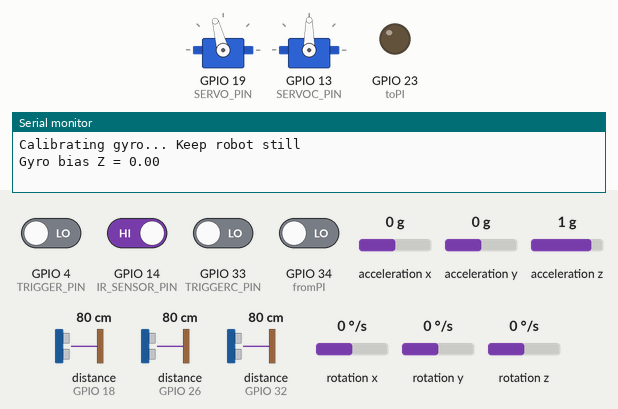
Recording of a sketch running on a simulated ESP32. Parts: 2 × servo, output pins drawn as LEDs (lit = HIGH), the last lines printed to the serial monitor. Wiring (inferred from the names in the program): 3 × ultrasonic range finder: trigger GPIO 5, echo GPIO 18 / trigger GPIO 25, echo GPIO 26 / trigger GPIO 27, echo GPIO 32. Dashed ring = blinking. The inputs (shaded band) are chosen by the test bench; at power-on: GPIO 14 (IR_SENSOR_PIN) HIGH, GPIO 4 (TRIGGER_PIN), GPIO 33 (TRIGGERC_PIN), GPIO 34 (fromPI) LOW, distance to the obstacle (sensors on GPIO 18, GPIO 26, GPIO 32) 80 cm, acceleration x 0 g, acceleration y 0 g, acceleration z 1 g, rotation x 0 °/s, rotation y 0 °/s, rotation z 0 °/s. The echo pulse lasts 58.3 µs per cm; pins used as bus, display or sensor lines are not drawn.

Above: at 7.8 s.
7.9 s: distance to the obstacle (sensor on GPIO 18) set to 44 cm
At 8.26 s:
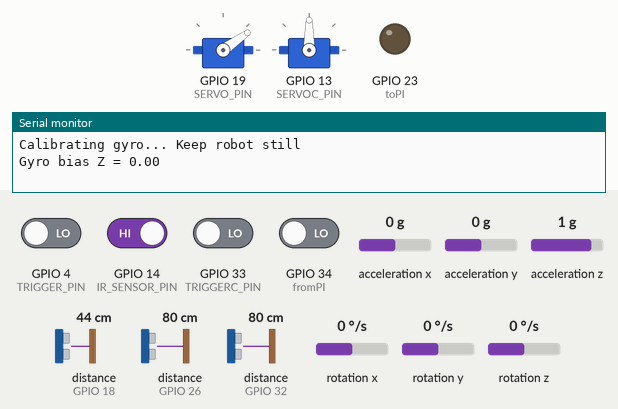
10.9 s: distance to the obstacle (sensor on GPIO 18) set to 37 cm
At 11.5 s:
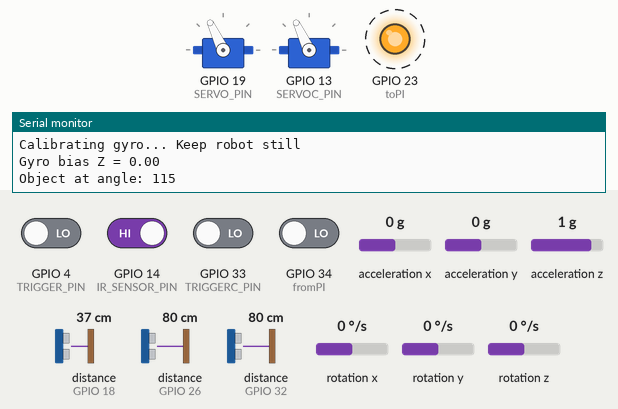
13.9 s: distance to the obstacle (sensor on GPIO 26) set to 250 cm
16.9 s: GPIO 4 (TRIGGER_PIN) driven HIGH
At 17.9 s:
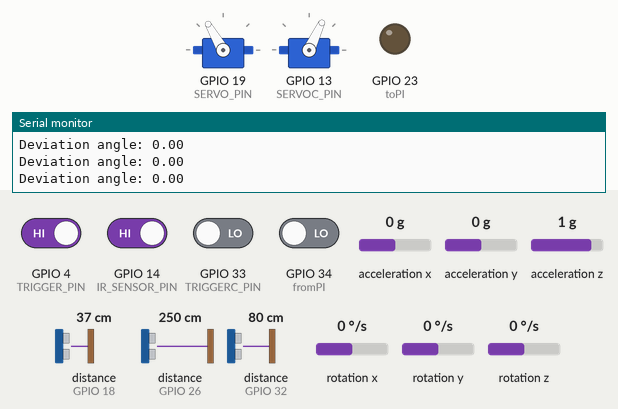
19.9 s: distance to the obstacle (sensor on GPIO 32) set to 2 cm
At 20.7 s:
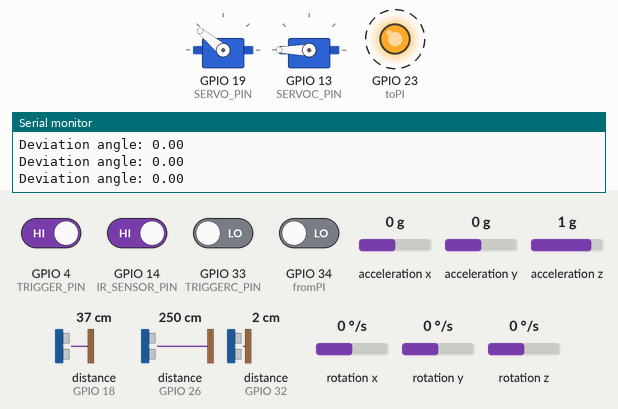
22.9 s: GPIO 33 (TRIGGERC_PIN) driven HIGH
Timing chart, 0 to 28.7 s (numbered marks = the images above; inputs shaded):
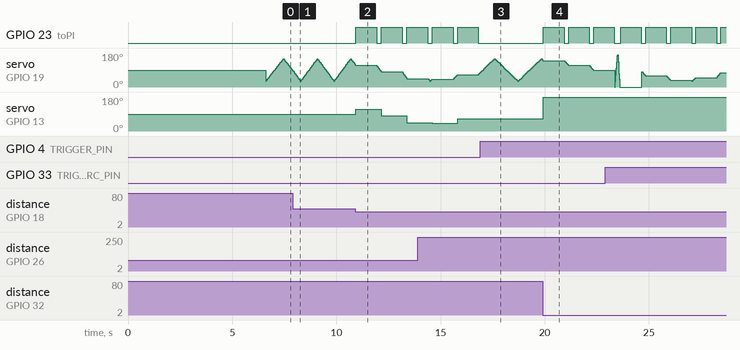

The sketch:

2613_BotDesignChallenge_ESPKriti.ino
```cpp
#include <ESP32Servo.h>
#include <Wire.h>
#include <MPU6050.h>

// --- ORIGINAL PINS ---
#define TRIG 5
#define ECHO 18
#define SERVO_PIN 19
#define TRIGGER_PIN 4

// --- NEW PINS ---
#define TRIGL 25
#define ECHOL 26
#define TRIGR 27
#define ECHOR 32
#define SERVOC_PIN 13
#define TRIGGERC_PIN 33
#define IR_SENSOR_PIN 14
#define toPI 23
#define fromPI 34
// ----------------

bool lastTriggerState = LOW;
bool lastTriggerStateC = LOW;
unsigned long lastCameraMoveTime = 0; // Tracks the 100ms cooldown

MPU6050 mpu;
Servo radarServo;
Servo cameraServo;

HardwareSerial ArduinoSerial(2);   // UART2

bool tracking = false;

float rawAngle = 0;
float smoothAngle = 0;

float gyroBiasZ = 0;

unsigned long prevTime;
unsigned long lastPrint = 0;

TaskHandle_t Task1;
TaskHandle_t Task2;

void setup() {

  Serial.begin(115200);         // PC Serial Monitor
  ArduinoSerial.begin(9600, SERIAL_8N1, 16, 17);
  // RX = GPIO16, TX = GPIO17

  radarServo.attach(SERVO_PIN);
  cameraServo.attach(SERVOC_PIN);

  pinMode(TRIG, OUTPUT);
  pinMode(ECHO, INPUT);
  pinMode(TRIGR, OUTPUT);
  pinMode(ECHOR, INPUT);
  pinMode(TRIGL, OUTPUT);
  pinMode(ECHOL, INPUT);
  pinMode(TRIGGER_PIN, INPUT);
  pinMode(TRIGGERC_PIN, INPUT);
  pinMode(IR_SENSOR_PIN, INPUT);
  pinMode(toPI, OUTPUT);
  pinMode(fromPI, INPUT);

  Wire.begin();
  mpu.initialize();

  delay(1000);

  // -------- GYRO CALIBRATION --------
  Serial.println("Calibrating gyro... Keep robot still");

  long sum = 0;

  for(int i = 0; i < 1000; i++)
  {
    int16_t ax,ay,az,gx,gy,gz;
    mpu.getMotion6(&ax,&ay,&az,&gx,&gy,&gz);

    sum += gz;
    delay(2);
  }

  gyroBiasZ = (sum / 1000.0) / 131.0;

  Serial.print("Gyro bias Z = ");
  Serial.println(gyroBiasZ);

  // -------- TASKS --------
  xTaskCreatePinnedToCore(
    imu,
    "IMU",
    10000,
    NULL,
    1,
    &Task1,
    0);

  xTaskCreatePinnedToCore(
    radar,
    "RADAR",
    10000,
    NULL,
    1,
    &Task2,
    1);
}

void loop() {}

long getDistance() {

  digitalWrite(TRIG, LOW);
  delayMicroseconds(2);

  digitalWrite(TRIG, HIGH);
  delayMicroseconds(10);

  digitalWrite(TRIG, LOW);

  long duration = pulseIn(ECHO, HIGH);

  return duration * 0.034 / 2;
}

long getDistanceR() {

  digitalWrite(TRIGR, LOW);
  delayMicroseconds(2);

  digitalWrite(TRIGR, HIGH);
  delayMicroseconds(10);

  digitalWrite(TRIGR, LOW);

  long duration = pulseIn(ECHOR, HIGH);

  return duration * 0.034 / 2;
}

long getDistanceL() {

  digitalWrite(TRIGL, LOW);
  delayMicroseconds(2);

  digitalWrite(TRIGL, HIGH);
  delayMicroseconds(10);

  digitalWrite(TRIGL, LOW);

  long duration = pulseIn(ECHOL, HIGH);

  return duration * 0.034 / 2;
}


void imu(void * parameter) {

  while(true) {

    int triggerState = digitalRead(TRIGGER_PIN);

    // Trigger pressed
    if (triggerState == HIGH && lastTriggerState == LOW) {

      resetAll();
      startTracking();
    }

    // Trigger released
    if (triggerState == LOW && lastTriggerState == HIGH) {

      stopTracking();
    }

    lastTriggerState = triggerState;

    if (tracking) {
      readIMU();
    }

    vTaskDelay(pdMS_TO_TICKS(10));
  }
}

void startTracking() {

  tracking = true;

  rawAngle = 0;
  smoothAngle = 0;

  prevTime = millis();
}

void stopTracking() {

  tracking = false;
}

void resetAll() {

  rawAngle = 0;
  smoothAngle = 0;

  prevTime = millis();
}

void readIMU() {

  int16_t ax, ay, az, gx, gy, gz;

  mpu.getMotion6(&ax,&ay,&az,&gx,&gy,&gz);

  unsigned long now = millis();

  float dt = (now - prevTime)/1000.0;

  prevTime = now;

  // Remove gyro bias
  float gyroZrate = (gz / 131.0) - gyroBiasZ;

  rawAngle += gyroZrate * dt;

  // smoothing
  smoothAngle = 0.9 * smoothAngle + 0.1 * rawAngle;

  if (millis() - lastPrint > 20) {

    Serial.print("Deviation angle: ");
    Serial.println(smoothAngle);

    // Send IMU data to Arduino
    ArduinoSerial.print("IMU:");
    ArduinoSerial.println(smoothAngle);

    lastPrint = millis();
  }
}

void sweep() {
  for (int angle = 0; angle <= 180; angle += 5) {
      radarServo.write(angle);
      long dist = getDistance();
      if (dist > 0 && dist < 40) {
        Serial.print("Object at angle: ");
        Serial.println(angle);
      }
    }
    for (int angle = 180; angle >= 0; angle -= 5) {
      radarServo.write(angle);
      long dist = getDistance();
      if (dist > 0 && dist < 40) {
        Serial.print("Object at angle: ");
        Serial.println(angle);
      }
    }
  ArduinoSerial.println("DONE");
}

void PI_Signal()
{
  digitalWrite(toPI, HIGH);
  unsigned long timeout = millis();
  while (millis() - timeout < 1000) {
    if (digitalRead(fromPI) == HIGH) {
      break;
    }
  }
  digitalWrite(toPI, LOW);
  return;
}

void radar(void * parameter) {
  int angle = 30;
  int step = 5;

  while(true) {
    digitalWrite(toPI, LOW);
    radarServo.write(angle);
    int triggerStateC = digitalRead(TRIGGERC_PIN);

    if(triggerStateC == 1 && lastTriggerStateC == 0)
      sweep();

    lastTriggerStateC = triggerStateC;

    long distR = getDistanceR();
    long distL = getDistanceL();
    long dist = getDistance();

    // Check if 100ms has passed before allowing a camera move
    if (millis() - lastCameraMoveTime > 200) {
      bool moved = false;

      if (distR > 0 && distR < 40) {
        Serial.print("Object at right");
        cameraServo.write(180);
        PI_Signal();
        moved = true;
      }
      else if (distL > 0 && distL < 40) {
        Serial.print("Object at left");
        cameraServo.write(0);
        PI_Signal();
        moved = true;
      }
      else if (dist > 0 && dist < 40) {
        Serial.print("Object at angle: ");
        Serial.println(angle);
        cameraServo.write(angle);
        PI_Signal();
        moved = true;
      }

      // If we actually moved the servo, reset the timer
      if (moved) {
        lastCameraMoveTime = millis();
      }
    }

    // Radar logic continues regardless of whether camera moved
    angle += step;
    int irValue = digitalRead(IR_SENSOR_PIN);
    if (irValue == LOW) {
        ArduinoSerial.println("Obstacle Detected");
    }

    if (angle >= 150) {
      angle = 150;
      step = -5;
    } else if (angle <= 30) {
      angle = 30;
      step = 5;
    }

    vTaskDelay(pdMS_TO_TICKS(20)); // Small delay to prevent task hogging
  }
}
```

Measured:
- the behaviour switches between 41 and 40 cm on distance to the obstacle (sensor on GPIO 18) (found by bisection; images 1 and 2)
- after the input at 10.9 s, GPIO 23 (toPI): alternates HIGH for 1.0 s and LOW for 0.23 s, starting at once; servo on GPIO 13 (SERVOC_PIN): 90° → 115° at once, → 80° 1.2 s later, → 45° 1.2 s later
- after the input at 16.9 s, GPIO 23 (toPI): stops changing and stays LOW; servo on GPIO 13 (SERVOC_PIN): stays 65° (without the input it goes to 90° after 0.13 s)
- after the input at 19.9 s, GPIO 23 (toPI): alternates HIGH for 1.0 s and LOW for 0.21 s, starting at once; servo on GPIO 13 (SERVOC_PIN): 65° → 180° at once
